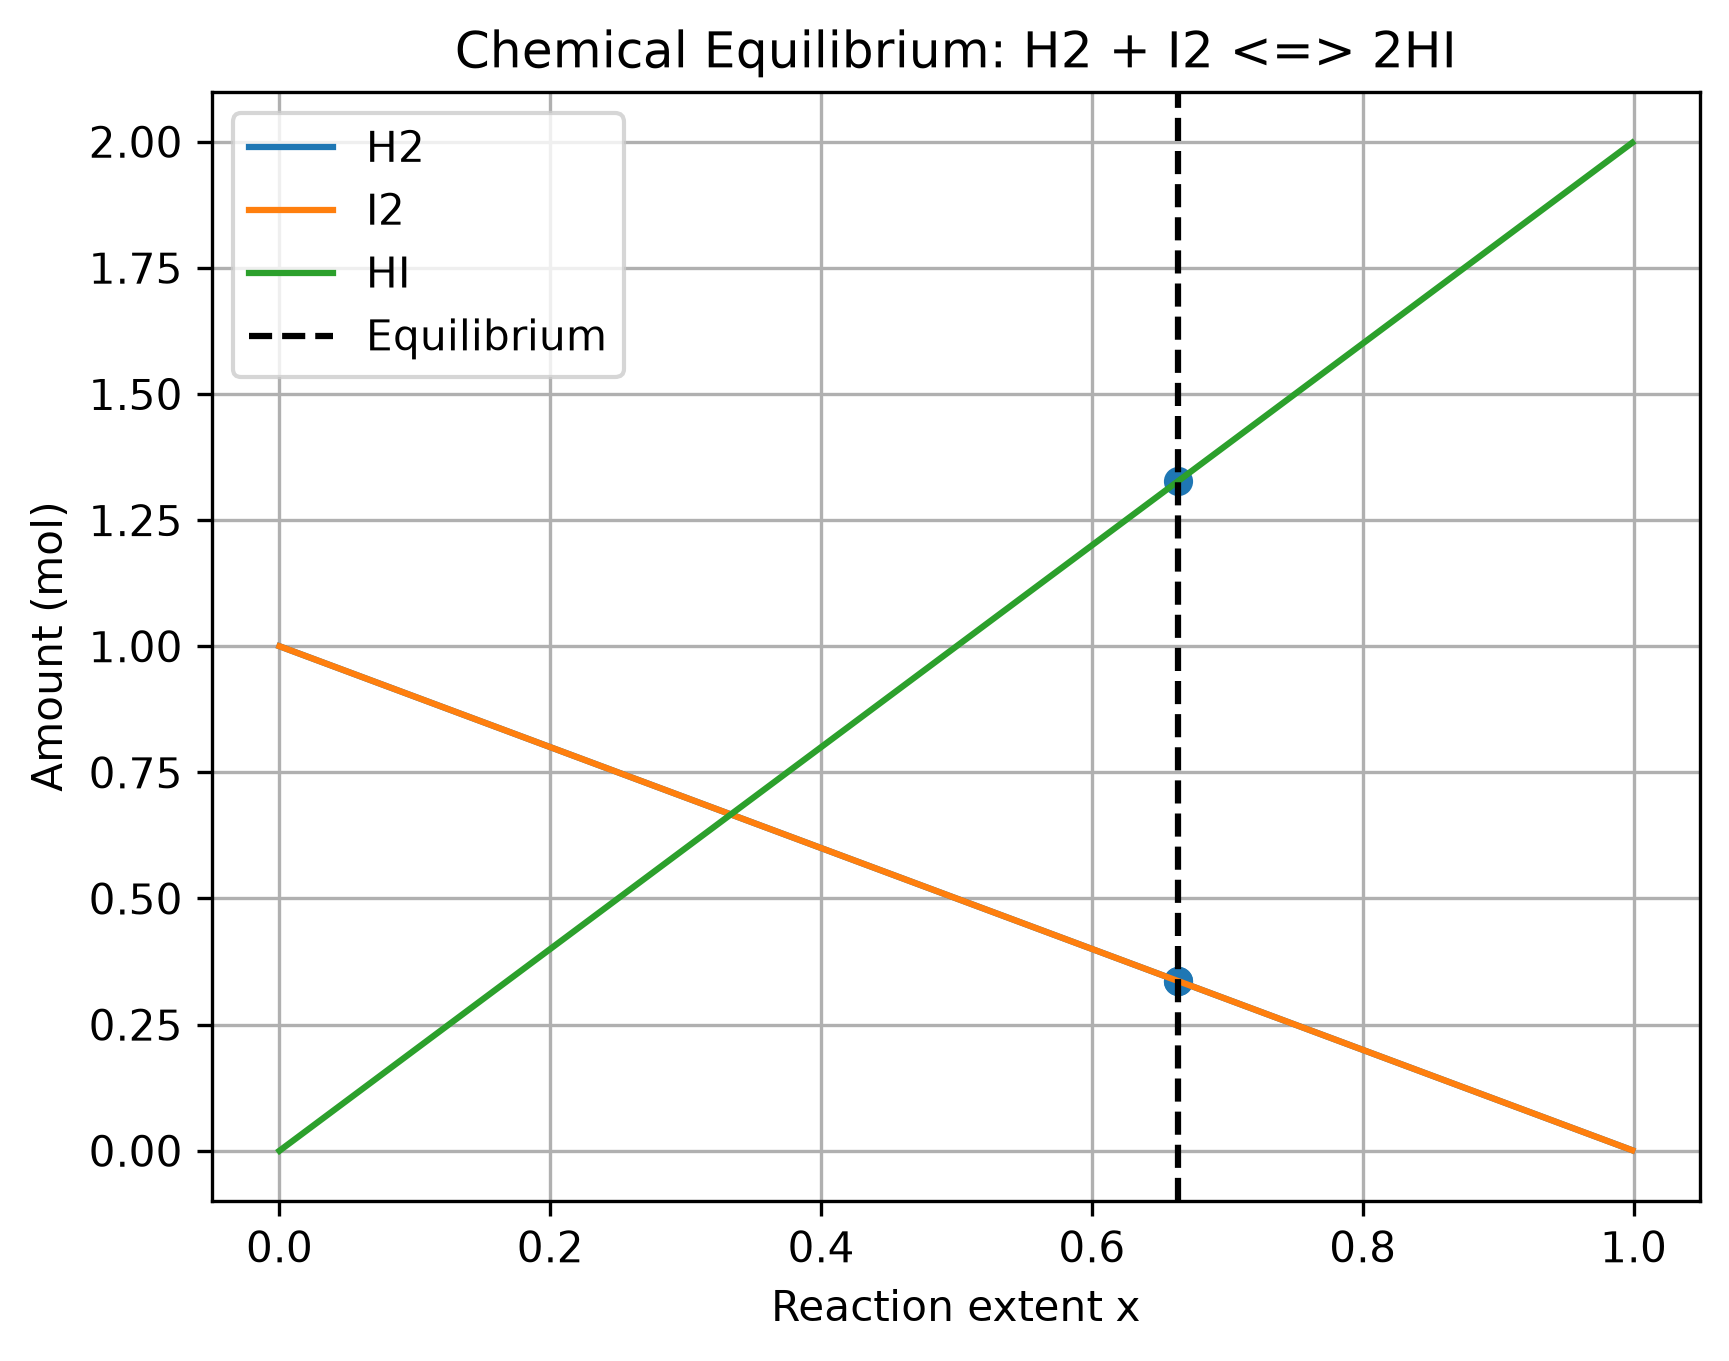

Recreate this plot in Python.
"""
PW2 Lab B Part 4 -- chemical equilibrium via the equilibrium constant K.

Reaction  H2 + I2 <=> 2 HI, starting from 1 mol H2 and 1 mol I2.
As the reaction proceeds by an extent x:  H2 = 1-x,  I2 = 1-x,  HI = 2x.
At equilibrium the composition satisfies the equilibrium constant
        K = [HI]^2 / ([H2][I2]) = (2x)^2 / ((1-x)(1-x)).
Given K, find the extent x. Solve it TWO ways and compare.
Run:  python equilibrium.py
"""
import numpy as np
import matplotlib.pyplot as plt
from scipy.optimize import newton, minimize

K = 15.6
a = b = 1.0

# TODO 1: write k_imbalance(x) = (2x)^2/((a-x)(b-x)) - K.
#         It equals zero exactly at equilibrium.
def k_imbalance(x):
    return ((2*x)**2) / ((a-x)*(b-x)) - K
# TODO 2 (method 1): use scipy.optimize.newton to find the root of k_imbalance
#         (start x0=0.5). This is root-finding.
x_newton = newton(k_imbalance, x0=0.5)

print("Newton method:")
print("Equilibrium extent x =", x_newton)
print("Imbalance =", k_imbalance(x_newton))
# TODO 3 (method 2): use scipy.optimize.minimize to minimise k_imbalance(x)**2
#         (method "SLSQP", bounds [(0, 0.999)], x0=[0.5]). Print both answers
#         and confirm they agree.
def objective(x):
    return k_imbalance(x[0])**2
result = minimize(
    objective,
    x0=[0.5],
    method="SLSQP",
    bounds=[(0, 0.999)]
)
x_minimize = result.x[0]
print("\nSLSQP method:")
print("Equilibrium extent x =", x_minimize)
print("Imbalance =", k_imbalance(x_minimize))
print("Optimization successful:", result.success)

print("\nDifference between methods =", abs(x_newton - x_minimize))
# TODO 4: report the equilibrium amounts (H2, I2, HI), and plot how the three
#         amounts change with the extent x, marking the equilibrium. Save
#         equilibrium.png.
H2_eq = a - x_newton
I2_eq = b - x_newton
HI_eq = 2 * x_newton

print("\nEquilibrium amounts:")
print("H2 =", H2_eq, "mol")
print("I2 =", I2_eq, "mol")
print("HI =", HI_eq, "mol")
x_values = np.linspace(0, 0.999, 200)

H2_values = a - x_values
I2_values = b - x_values
HI_values = 2 * x_values

plt.plot(x_values, H2_values, label="H2")
plt.plot(x_values, I2_values, label="I2")
plt.plot(x_values, HI_values, label="HI")

plt.axvline(
    x_newton,
    color="black",
    linestyle="--",
    label="Equilibrium"
)
plt.scatter(
    [x_newton, x_newton, x_newton],
    [H2_eq, I2_eq, HI_eq]
)
plt.xlabel("Reaction extent x")
plt.ylabel("Amount (mol)")
plt.title("Chemical Equilibrium: H2 + I2 <=> 2HI")
plt.legend()
plt.grid(True)

plt.savefig("equilibrium.png", dpi=300, bbox_inches="tight")
plt.show()
